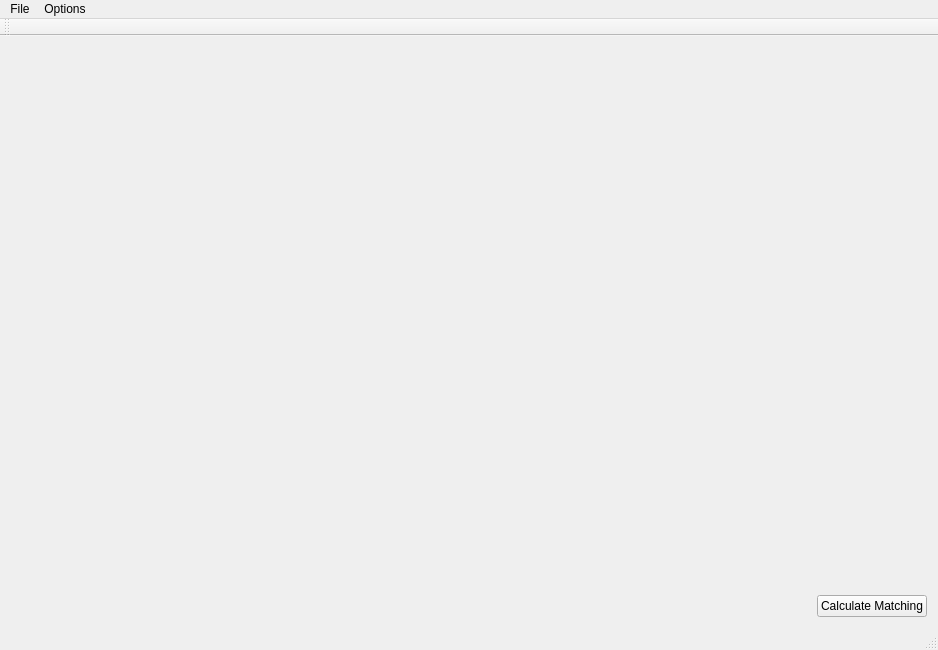
<?xml version="1.0" encoding="UTF-8"?>
<ui version="4.0">
 <class>LayoutMatchingClass</class>
 <widget class="QMainWindow" name="LayoutMatchingClass">
  <property name="geometry">
   <rect>
    <x>0</x>
    <y>0</y>
    <width>924</width>
    <height>650</height>
   </rect>
  </property>
  <property name="windowTitle">
   <string>LayoutMatching</string>
  </property>
  <widget class="QWidget" name="centralWidget">
   <property name="sizePolicy">
    <sizepolicy hsizetype="Fixed" vsizetype="Fixed">
     <horstretch>0</horstretch>
     <verstretch>0</verstretch>
    </sizepolicy>
   </property>
   <layout class="QHBoxLayout" name="horizontalLayout">
    <item>
     <widget class="Canvas" name="canvasWidget" native="true">
      <property name="sizePolicy">
       <sizepolicy hsizetype="Fixed" vsizetype="Preferred">
        <horstretch>0</horstretch>
        <verstretch>0</verstretch>
       </sizepolicy>
      </property>
      <property name="minimumSize">
       <size>
        <width>800</width>
        <height>0</height>
       </size>
      </property>
     </widget>
    </item>
    <item>
     <layout class="QVBoxLayout" name="verticalLayout_2">
      <item>
       <spacer name="verticalSpacer">
        <property name="orientation">
         <enum>Qt::Vertical</enum>
        </property>
        <property name="sizeHint" stdset="0">
         <size>
          <width>20</width>
          <height>40</height>
         </size>
        </property>
       </spacer>
      </item>
      <item>
       <widget class="QPushButton" name="calculateButton">
        <property name="text">
         <string>Calculate Matching</string>
        </property>
       </widget>
      </item>
     </layout>
    </item>
   </layout>
  </widget>
  <widget class="QMenuBar" name="menuBar">
   <property name="geometry">
    <rect>
     <x>0</x>
     <y>0</y>
     <width>924</width>
     <height>21</height>
    </rect>
   </property>
   <widget class="QMenu" name="menuFile">
    <property name="title">
     <string>File</string>
    </property>
    <addaction name="actFileOpen"/>
   </widget>
   <widget class="QMenu" name="menuOptions">
    <property name="title">
     <string>Options</string>
    </property>
    <addaction name="actRectIndexes"/>
   </widget>
   <addaction name="menuFile"/>
   <addaction name="menuOptions"/>
  </widget>
  <widget class="QToolBar" name="mainToolBar">
   <attribute name="toolBarArea">
    <enum>TopToolBarArea</enum>
   </attribute>
   <attribute name="toolBarBreak">
    <bool>false</bool>
   </attribute>
  </widget>
  <widget class="QStatusBar" name="statusBar"/>
  <action name="actRectIndexes">
   <property name="checkable">
    <bool>true</bool>
   </property>
   <property name="text">
    <string>Show indexes for rectangles</string>
   </property>
  </action>
  <action name="actFileOpen">
   <property name="text">
    <string>Open</string>
   </property>
  </action>
 </widget>
 <layoutdefault spacing="6" margin="11"/>
 <customwidgets>
  <customwidget>
   <class>Canvas</class>
   <extends>QWidget</extends>
   <header location="global">canvas.h</header>
   <container>1</container>
  </customwidget>
 </customwidgets>
 <connections/>
</ui>
